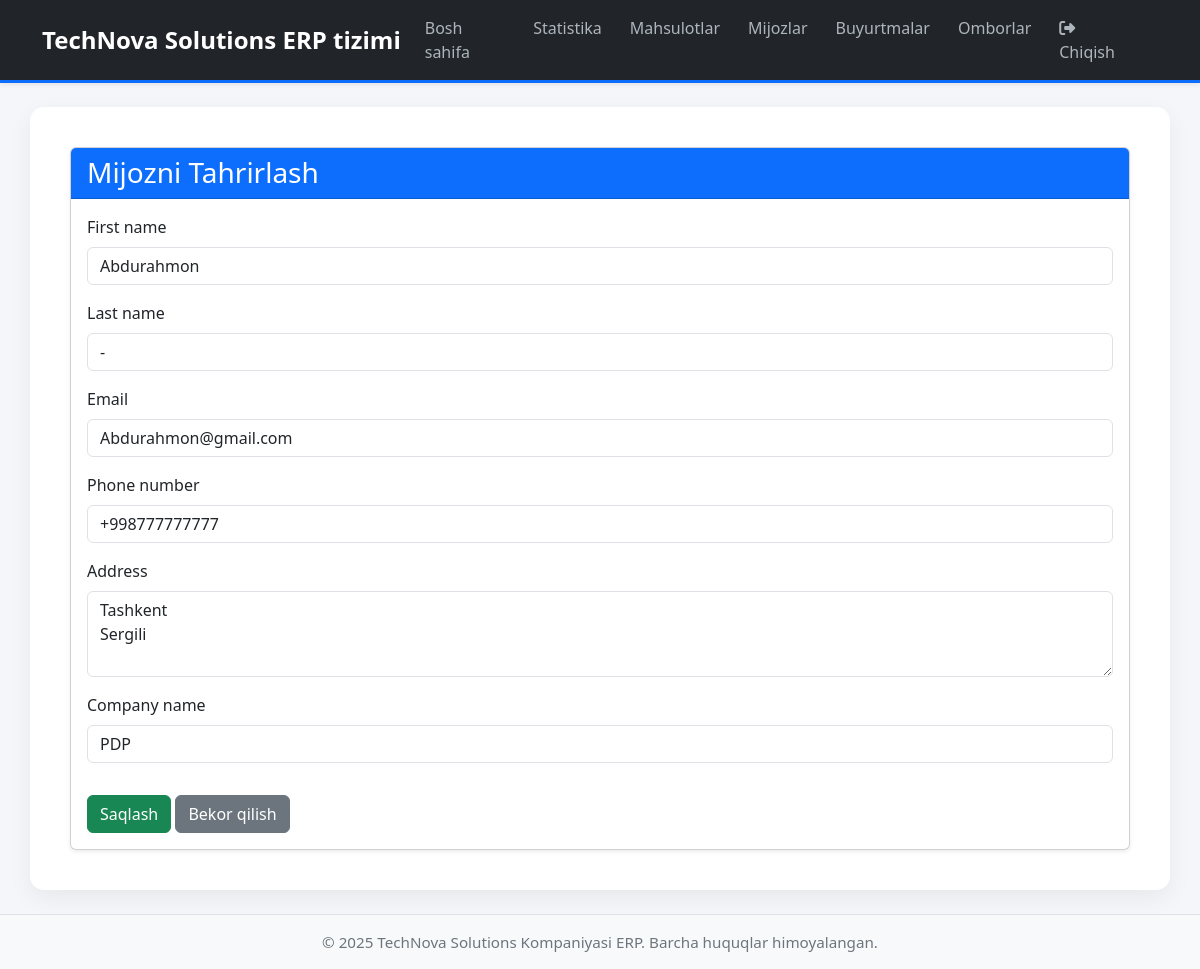
The app's page /customers/1/update/ (signed in) with its own data.
### customers/models.py (models this page shows, shortened)
class Customer(models.Model):
    first_name = models.CharField(max_length=100)
    last_name = models.CharField(max_length=100)
    email = models.EmailField(unique=True)
    phone_number = models.CharField(max_length=20, blank=True, null=True)
    address = models.TextField(blank=True, null=True)
    company_name = models.CharField(max_length=200, blank=True, null=True)
    created_at = models.DateTimeField(auto_now_add=True)
    updated_at = models.DateTimeField(auto_now=True)
    class Meta:
        verbose_name = "Mijoz"
        verbose_name_plural = "Mijozlar"
        ordering = ['last_name', 'first_name']

### customers/views.py (the view)
# urls.py: path('<int:pk>/update/', views.customer_update, name='customer_update'),
def customer_update(request, pk):
    customer = get_object_or_404(Customer, pk=pk)
    if request.method == 'POST':
        form = CustomerForm(request.POST, instance=customer)
        if form.is_valid():
            form.save()
            messages.info(request, 'Mijoz muvaffaqiyatli yangilandi!')
            return redirect('customers:customer_detail', pk=pk)
    else:
        form = CustomerForm(instance=customer)
    return render(request, 'customers/customer_form.html', {'form': form, 'title': 'Mijozni Tahrirlash'})

### customers/forms.py
class CustomerForm(forms.ModelForm):
    class Meta:
        model = Customer
        fields = ['first_name', 'last_name', 'email', 'phone_number', 'address', 'company_name']
        widgets = {
            'first_name': forms.TextInput(attrs={'class': 'form-control'}),
            'last_name': forms.TextInput(attrs={'class': 'form-control'}),
            'email': forms.EmailInput(attrs={'class': 'form-control'}),
            'phone_number': forms.TextInput(attrs={'class': 'form-control'}),
            'address': forms.Textarea(attrs={'class': 'form-control', 'rows': 3}),
            'company_name': forms.TextInput(attrs={'class': 'form-control'}),
        }

### customers/templates/customers/customer_form.html (shortened to what this page needs)
{% extends 'base.html' %}
{% block content %}
<div class="card shadow-sm">
    <div class="card-header bg-primary text-white">
        <h3 class="mb-0">{{ title }}</h3>
    </div>
    <div class="card-body">
        <form method="post">
            {% for field in form %}
                <div class="mb-3">
                    <label for="{{ field.id_for_label }}" class="form-label">{{ field.label }}</label>
                    {{ field }}
                </div>
            {% endfor %}
            <button type="submit" class="btn btn-success mt-3">Saqlash</button>
            <a href="{% url 'customers:customer_list' %}" class="btn btn-secondary mt-3">Bekor qilish</a>
        </form>
    </div>
</div>
{% endblock %}

### core/templates/base.html (style rules this page uses)
body { background-color: #f4f6f9; font-family: 'Segoe UI', sans-serif; }

### records on screen
Customer: form "Abdurahmon" "-" "Abdurahmon@gmail.com" "+998777777777" "Tashkent Sergili" "PDP"

### other values on screen
{{ title }} "Mijozni Tahrirlash"
{{ field.label }} "First name" "Last name" "Email" "Phone number" "Address" "Company name"
